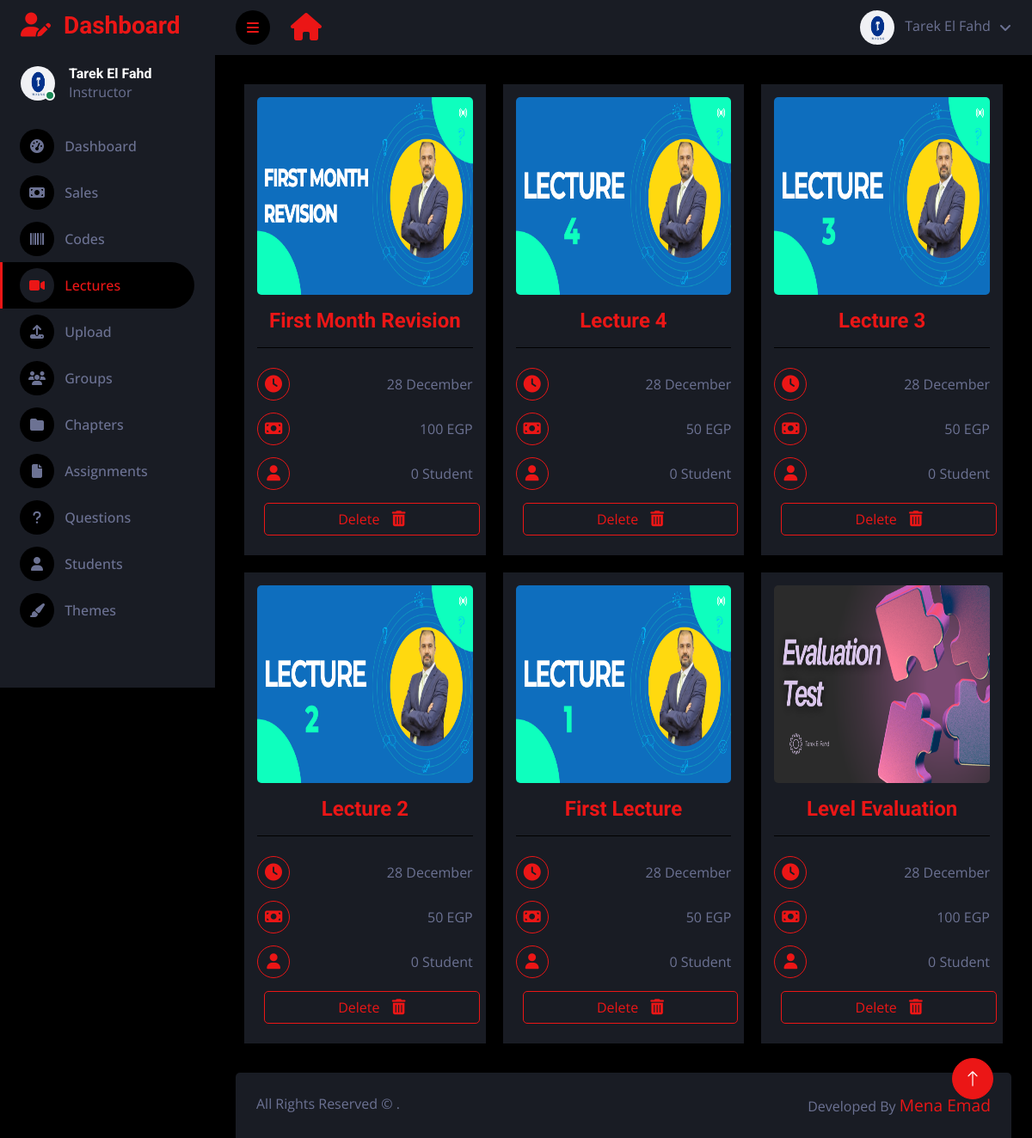
Screenshot of /en/dashboard/lectures (signed in) with the database file from the repository.
### main/models.py (models this page shows, shortened)
class Profile(models.Model):
    user = models.ForeignKey(User, on_delete=models.CASCADE , blank=True , null=True)
    id_user = models.IntegerField()
    username = models.CharField(max_length=100, blank=True)
    name = models.CharField(max_length=100, blank=True , null=True)
    image = models.ImageField(upload_to='profile_images', default='blank-profile-picture.jpg' , blank=True , null=True)
    phone = models.CharField(max_length=100, blank=True , null=True)
    school = models.TextField(blank=True)
    location = models.CharField(max_length=100, blank=True)
    class years(models.TextChoices):
        first = 'first',
        second = 'second',
        third = 'third',
        none = 'none',
    year = models.CharField(max_length=25, choices=years.choices, default=years.none,  blank=True , null=True)
    money = models.IntegerField(editable=True , default='0')
    no_of_buys = models.IntegerField(default=0)
    true_answers = models.IntegerField(default=0)
    public = models.BooleanField(default=True)
    join_date = models.DateTimeField(default=datetime.now)
    premium = models.BooleanField(default=True)
    instructor = models.BooleanField(default=False)
    admin = models.BooleanField(default=False)
    code = models.CharField(blank=True , max_length=100)
    no_of_sells = models.IntegerField(default=0)

class Lecture(models.Model):
    id = models.UUIDField(primary_key=True, default=uuid.uuid4)
    user = models.ForeignKey(User, on_delete=models.CASCADE , blank=True , null=True)
    user_name = models.CharField(max_length=100 , blank=True)
    title = models.CharField(blank=True , max_length=100)
    caption = models.TextField(blank=True)
    image = models.ImageField(upload_to='lecture_images' , default='blank-lecture.jpeg')
    price = models.IntegerField(default=0)
    code = models.CharField(blank=True , max_length=100 ,  null=True)
    visible = models.BooleanField(default=True)
    parts_number = models.IntegerField(default=0)
    no_of_buys = models.IntegerField(default=0)
    no_of_likes = models.IntegerField(default=0)
    no_of_comments = models.IntegerField(default=0)
    created_at = models.DateTimeField(default=datetime.now)
    teacher_name = models.CharField(max_length=100 ,blank=True , null=True)
    teacher_img = models.ImageField(upload_to='teacher_images' , blank=True , null=True)
    duration = models.IntegerField(default=0)
    class years(models.TextChoices):
        first = 'first',
        second = 'second',
        third = 'third',
    year = models.CharField(max_length=25, choices=years.choices, default=years.first)
    class types(models.TextChoices):
        normal = 'normal',
        chapter = 'chapter',
        group = 'group',
    type = models.CharField(max_length=25, choices=types.choices, default=types.normal,  blank=True)
    slug = models.SlugField(blank=True, null=True)
    class Meta:
        verbose_name = ("Lecture")
        verbose_name_plural = ("Lectures")

### dashboard/views.py (the view)
# urls.py: path('dashboard/lectures' , views.dashboard_lectures , name="dashboard-lectures"),
@login_required(login_url='register')
def dashboard_lectures(request ):
    if User.objects.filter(username=request.user.username).first():
        user_object = User.objects.get(username=request.user.username)
        user_profile = Profile.objects.get(user=user_object)
        notifications_count = Notification.objects.filter(user=request.user).count()
    else:
        user_profile = ''
        notifications_count = ''
    teacher_posts = Lecture.objects.filter(user=request.user , type='normal').order_by('-created_at')
    return render(request, 'dark/lectures.html', {'user_profile': user_profile, 'posts':teacher_posts , 'notifications' : notifications_count })

### templates/dark/lectures.html (shortened to what this page needs)
{% extends "base-dark.html" %}
{% load static %}
{% block content%}
<body>
    <div class="container-fluid position-relative d-flex p-0">
        <div class="sidebar pe-4 pb-3" style="overflow-y:hidden;">
            <nav class="navbar bg-secondary navbar-dark">
                <a href="/dashboard" class="navbar-brand mx-4 mb-3">
                    <h3 class="text-primary"><i class="fa fa-user-edit me-2"></i>
                        {% if LANGUAGE_CODE == 'ar' %}لوحة التحكم{% else %}Dashboard{% endif %}
                    </h3>
                </a>
                <div class="d-flex align-items-center ms-4 mb-4">
                    <div class="position-relative">
                        {% if user_profile.image %}
                        <img class="rounded-circle" src="{{user_profile.image.url}}" alt=""
                            style="width: 40px; height: 40px;">
                        {% else %}
                        <img class="rounded-circle" src="{% static 'images/default-profile-image.jpg' %}" alt=""
                            style="width: 40px; height: 40px;">
                        {% endif %}
                        <div
                            class="bg-success rounded-circle border border-2 border-white position-absolute end-0 bottom-0 p-1">
                        </div>
                    </div>
                    <div class="ms-3">
                        <h6 class="mb-0">{{user_profile.name}}</h6>
                        {% if user_profile.instructor == True %}
                        <span>{% if LANGUAGE_CODE == 'ar' %}مدرس{% else %}Instructor{% endif %}</span>
                        {% else %}
                        <span>{% if LANGUAGE_CODE == 'ar' %}طالب{% else %}Student{% endif %}</span>
                        {% endif %}
                    </div>
                </div>
                <div class="navbar-nav w-100">
                    <a href="{% url 'dashboard-page' %}" class="nav-item nav-link "><i
                            class="fa fa-tachometer-alt me-2"></i>
                        {% if LANGUAGE_CODE == 'ar' %}لوحة التحكم{% else %}Dashboard{% endif %}
                    </a>
                    <a href="{% url 'dashboard-sales' %}" class="nav-item nav-link "><i
                            class="fa fa-money-bill me-2"></i>
                        {% if LANGUAGE_CODE == 'ar' %}المبيعات{% else %}Sales{% endif %}
                    </a>
                    <a href="{% url 'dashboard-codes' %}" class="nav-item nav-link "><i class="fa fa-barcode me-2"></i>
                        {% if LANGUAGE_CODE == 'ar' %}الاكواد{% else %}Codes{% endif %}
                    </a>
                    <a href="{% url 'dashboard-lectures' %}" class="nav-item nav-link active"><i
                            class="fa fa-video me-2"></i>
                        {% if LANGUAGE_CODE == 'ar' %}المحاضرات{% else %}Lectures{% endif %}
                    </a>
                    <a href="{% url 'dashboard-upload-page' %}" class="nav-item nav-link "><i
                            class="fa fa-upload me-2"></i>
                        {% if LANGUAGE_CODE == 'ar' %}تحميل{% else %}Upload{% endif %}
                    </a>
                    <a href="{% url 'dashboard-groups' %}" class="nav-item nav-link"><i class="fa fa-users me-2"></i>
                        {% if LANGUAGE_CODE == 'ar' %}المجموعات{% else %}Groups{% endif %}
                    </a>
                    <a href="{% url 'dashboard-chapters' %}" class="nav-item nav-link ">
                        <i class="fa fa-folder me-2"></i>
                        {% if LANGUAGE_CODE == 'ar' %}الفصول{% else %}Chapters{% endif %}
                    </a>
                    <a href="/dashboard/assignments" class="nav-item nav-link "><i class="fa fa-file me-2"></i>
                        {% if LANGUAGE_CODE == 'ar' %}التكليفات{% else %}Assignments{% endif %}
                    </a>
                    <a href="{% url 'dashboard-questions' %}" class="nav-item nav-link "><i
                            class="fa fa-question me-2"></i>
                        {% if LANGUAGE_CODE == 'ar' %}أسئلة{% else %}Questions{% endif %}
                    </a>
                    <a href="{% url 'dashboard-students' %}" class="nav-item nav-link "><i class="fa fa-user me-2"></i>
                        {% if LANGUAGE_CODE == 'ar' %}الطلاب{% else %}Students{% endif %}
                    </a>
                    <a href="{% url 'dashboard-themes' %}" class="nav-item nav-link "><i
                            class="fa fa-paint-brush me-2"></i>
                        {% if LANGUAGE_CODE == 'ar' %}الثيمات{% else %}Themes{% endif %}
                    </a>
                </div>
            </nav>
        </div>
        <div class="content">
            <nav class="navbar navbar-expand bg-secondary navbar-dark sticky-top px-4 py-0">
                <a href="#" class="sidebar-toggler flex-shrink-0 me-4">
                    <i class="fa fa-bars"></i>
                </a>
                <a href="/" class="navbar-brand d-flex ">
                    <h2 class="text-primary mb-0"><i class="fa fa-home"></i></h2>
                </a>
                <div class="navbar-nav align-items-center ms-auto">
                    <div class="nav-item dropdown">
                        <a href="#" class="nav-link dropdown-toggle" data-bs-toggle="dropdown">
                            {% if user_profile.image %}
                            <img class="rounded-circle me-lg-2" src="{{user_profile.image.url}}" alt=""
                                style="width: 40px; height: 40px;">
                            {% else %}
                            <img class="rounded-circle me-lg-2" src="{% static 'images/default-profile-image.jpg' %}"
                                alt="" style="width: 40px; height: 40px;">
                            {% endif %}
                            <span class="d-none d-lg-inline-flex">
                                {% if LANGUAGE_CODE == 'ar' %}{{user_profile.name}}{% else %}{{user_profile.name}}{% endif %}
                            </span>
                        </a>
                    </div>
                </div>
            </nav>
            <div class="container-fluid pt-4 px-4">
                <div class="row rounded mx-0">
                    {% for lecture in posts %}
                    <div class="col-12 col-md-6 col-lg-4 text-center" style="padding: 10px;">
                        <div class="lecture-card bg-secondary" style="padding: 15px;">
                            <div class="card-image">
                                {% if lecture.image %}
                                <a href="{% url 'lecture' lecture.id %}">
                                    <img class="img-fluid rounded" src="{{lecture.image.url}}"
                                        style="width: 100%; height: 230px;">
                                </a>
                                {% else %}
                                <a href="{% url 'lecture' lecture.id %}">
                                    <img class="img-fluid rounded" src="/media/blank-lecture.jpeg"
                                        style="width: 100%; height: 230px;">
                                </a>
                                {% endif %}
                            </div>
                            <div class="card-title mt-3"
                                style="display: flex; justify-content: center; flex-direction: column;">
                                <a href="{% url 'lecture' lecture.id %}" class="h4 text-primary">{{lecture.title}}</a>
                            </div>
                            <div class="card-info border-top pt-3" style="display: flex; flex-direction: column;">
                                <div
                                    style="display: flex; justify-content: space-between; align-items: center; margin: 7px 0px;">
                                    <button type="button" class="btn btn-square btn-outline-primary"
                                        style="cursor:default;">
                                        <i class="fa fa-clock" style="font-size: 20px;"></i>
                                    </button>
                                    <span>
                                        {% if LANGUAGE_CODE == 'ar' %}{{lecture.created_at|date:"j F"}}{% else %}{{lecture.created_at|date:"j F"}}{% endif %}
                                    </span>
                                </div>
                                <div
                                    style="display: flex; justify-content: space-between; align-items: center; margin: 7px 0px;">
                                    <button type="button" class="btn btn-square btn-outline-primary"
                                        style="cursor:default;">
                                        <i class="fa fa-money-bill" style="font-size: 18px;"></i>
                                    </button>
                                    <span>
                                        {% if LANGUAGE_CODE == 'ar' %}{{lecture.price}} ج.م{% else %}{{lecture.price}}
                                        EGP{% endif %}
                                    </span>
                                </div>
                                <div
                                    style="display: flex; justify-content: space-between; align-items: center; margin: 7px 0px;">
                                    <button type="button" class="btn btn-square btn-outline-primary"
                                        style="cursor:default;">
                                        <i class="fa fa-user" style="font-size: 18px;"></i>
                                    </button>
                                    <span>
                                        {% if LANGUAGE_CODE == 'ar' %}{{lecture.no_of_buys}}
                                        طالب{% else %}{{lecture.no_of_buys}} Student{% endif %}
                                    </span>
                                </div>
                            </div>
                            <div class="dropdown">
                                <button class="btn btn-outline-primary w-100 m-2" type="button"
                                    data-bs-toggle="dropdown">
                                    {% if LANGUAGE_CODE == 'ar' %}حذف{% else %}Delete{% endif %}
                                    <i class="fa fa-trash" style="font-size: 18px; margin-left: 10px;"></i>
                                </button>
                            </div>
                        </div>
                    </div>
                    {% endfor %}
                </div>
            </div>
            <div class="container-fluid pt-4 px-4">
                <div class="bg-secondary rounded-top p-4">
                    <div class="row">
                        <div class="col-12 col-sm-6 text-center text-sm-start">
                            All Rights Reserved &copy; .
                        </div>
                        <div class="col-12 col-sm-6 text-center text-sm-end">
                            Developed By <a href="https://www.facebook.com/bondok.emad" style="font-size: larger;">Mena
                                Emad</a>
                        </div>
                    </div>
                </div>
            </div>
        </div>
        <a href="#" class="btn btn-lg btn-primary btn-lg-square back-to-top"><i class="bi bi-arrow-up"></i></a>
    </div>
</body>
{% endblock content %}

### rows the page displays
Profile: image (picture), name "Tarek El Fahd"
Lecture: image (picture), title "First Month Revision", created_at "28 December", price "100", no_of_buys "0"
Lecture: image (picture), title "Lecture 4", created_at "28 December", price "50", no_of_buys "0"
Lecture: image (picture), title "Lecture 3", created_at "28 December", price "50", no_of_buys "0"
Lecture: image (picture), title "Lecture 2", created_at "28 December", price "50", no_of_buys "0"
Lecture: image (picture), title "First Lecture", created_at "28 December", price "50", no_of_buys "0"
Lecture: image (picture), title "Level Evaluation", created_at "28 December", price "100", no_of_buys "0"
